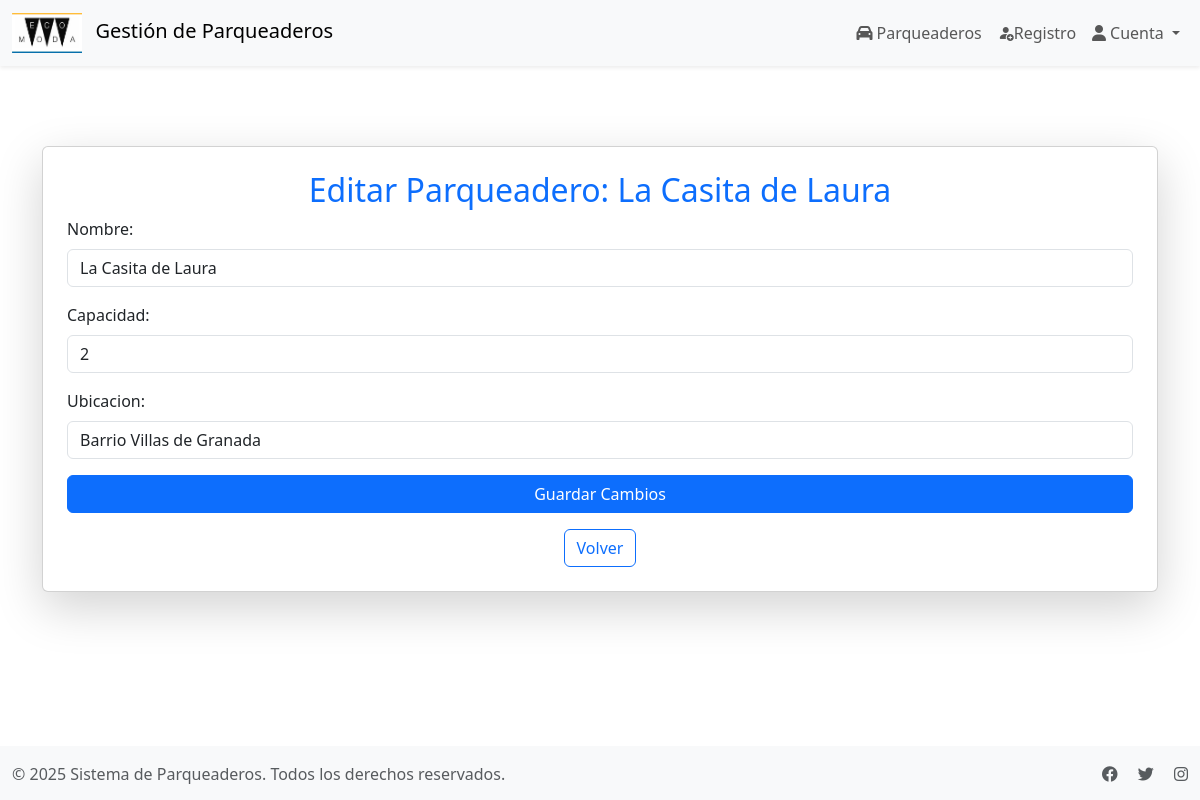
Screenshot of /parqueaderos/editar/5/ with the database file from the repository.
### parqueadero/models.py (models this page shows, shortened)
class Parqueadero(models.Model):
    nombre = models.CharField(max_length=100)
    capacidad = models.IntegerField()
    ubicacion = models.CharField(max_length=255)

### parqueadero/views.py (the view)
# urls.py: path('editar/<int:pk>/', editar_parqueadero, name='editar_parqueadero'),
def editar_parqueadero(request, pk):
    parqueadero = get_object_or_404(Parqueadero, pk=pk)
    if request.method == "POST":
        form = ParqueaderoForm(request.POST, instance=parqueadero)
        if form.is_valid():
            form.save()
            return redirect('lista_parqueaderos')
    else:
        form = ParqueaderoForm(instance=parqueadero)
    return render(request, 'parqueadero/editar_parqueadero.html', {'form': form, 'parqueadero': parqueadero})

### parqueadero/forms.py (shortened to what this page needs)
class ParqueaderoForm(forms.ModelForm):
    class Meta:
        model = Parqueadero
        fields = ['nombre', 'capacidad', 'ubicacion']
        widgets = {
            'nombre': forms.TextInput(attrs={'class': 'form-control', 'placeholder': 'Ingrese el nombre'}),
            'capacidad': forms.TextInput(attrs={'class': 'form-control', 'placeholder': 'Ingrese la capacidad'}),
            'ubicacion': forms.TextInput(attrs={'class': 'form-control', 'placeholder': 'Ingrese la ubicacion'}),
        }

### parqueadero/templates/parqueadero/editar_parqueadero.html (shortened to what this page needs)
{% extends 'base_app_parqueadero.html' %} {% block content %}
<div class="container mt-5">
  <div class="card shadow-lg p-4">
    <h2 class="text-center text-primary">
      Editar Parqueadero: {{parqueadero.nombre}}
    </h2>
    <form method="post">
      <div class="mb-3">
        <label for="" class="form-label">Nombre:</label>
        {{ form.nombre }}
      </div>
      <div class="mb-3">
        <label for="" class="form-label">Capacidad:</label>
        {{ form.capacidad }}
      </div>
      <div class="mb-3">
        <label for="" class="form-label">Ubicacion:</label>
        {{ form.ubicacion }}
      </div>
      <button type="submit" class="btn btn-primary w-100">
        Guardar Cambios
      </button>
    </form>
    <div class="text-center mt-3">
      <a href="{% url 'lista_parqueaderos' %}" class="btn btn-outline-primary"
        >Volver</a
      >
    </div>
  </div>
</div>
{% endblock %}

### rows the page displays
Parqueadero: nombre "La Casita de Laura", capacidad "2", ubicacion "Barrio Villas de Granada"
